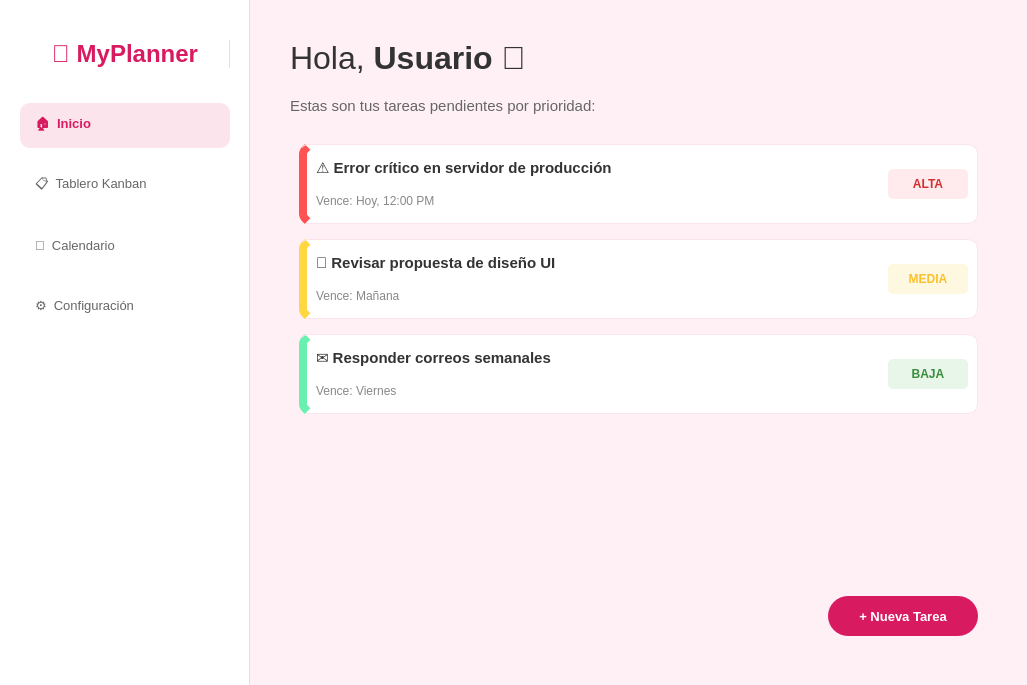
<?xml version="1.0" encoding="UTF-8"?>
<ui version="4.0">
 <class>MainWindow</class>
 <widget class="QMainWindow" name="MainWindow">
  <property name="geometry">
   <rect>
    <x>0</x>
    <y>0</y>
    <width>1027</width>
    <height>685</height>
   </rect>
  </property>
  <property name="windowTitle">
   <string>Planner Pink - Dashboard</string>
  </property>
  <property name="styleSheet">
   <string notr="true">QMainWindow {
	background-color: #FFF0F5;
}</string>
  </property>
  <widget class="QWidget" name="centralwidget">
   <layout class="QHBoxLayout" name="horizontalLayout">
    <property name="spacing">
     <number>0</number>
    </property>
    <property name="leftMargin">
     <number>0</number>
    </property>
    <property name="topMargin">
     <number>0</number>
    </property>
    <property name="rightMargin">
     <number>0</number>
    </property>
    <property name="bottomMargin">
     <number>0</number>
    </property>
    <item>
     <widget class="QFrame" name="sidebarFrame">
      <property name="minimumSize">
       <size>
        <width>250</width>
        <height>0</height>
       </size>
      </property>
      <property name="maximumSize">
       <size>
        <width>250</width>
        <height>16777215</height>
       </size>
      </property>
      <property name="styleSheet">
       <string notr="true">QFrame {
	background-color: white;
	border-right: 1px solid #E0E0E0;
}</string>
      </property>
      <property name="frameShape">
       <enum>QFrame::NoFrame</enum>
      </property>
      <property name="frameShadow">
       <enum>QFrame::Raised</enum>
      </property>
      <layout class="QVBoxLayout" name="verticalLayout">
       <property name="spacing">
        <number>15</number>
       </property>
       <property name="leftMargin">
        <number>20</number>
       </property>
       <property name="topMargin">
        <number>40</number>
       </property>
       <property name="rightMargin">
        <number>20</number>
       </property>
       <property name="bottomMargin">
        <number>20</number>
       </property>
       <item>
        <widget class="QLabel" name="label_logo">
         <property name="font">
          <font>
           <family>Segoe UI</family>
           <pointsize>18</pointsize>
           <weight>75</weight>
           <bold>true</bold>
          </font>
         </property>
         <property name="styleSheet">
          <string notr="true">color: #D81B60;</string>
         </property>
         <property name="text">
          <string>🌸 MyPlanner</string>
         </property>
         <property name="alignment">
          <set>Qt::AlignCenter</set>
         </property>
        </widget>
       </item>
       <item>
        <spacer name="verticalSpacer_2">
         <property name="orientation">
          <enum>Qt::Vertical</enum>
         </property>
         <property name="sizeType">
          <enum>QSizePolicy::Fixed</enum>
         </property>
         <property name="sizeHint" stdset="0">
          <size>
           <width>20</width>
           <height>20</height>
          </size>
         </property>
        </spacer>
       </item>
       <item>
        <widget class="QPushButton" name="btn_home">
         <property name="minimumSize">
          <size>
           <width>0</width>
           <height>45</height>
          </size>
         </property>
         <property name="font">
          <font>
           <family>Segoe UI</family>
           <pointsize>10</pointsize>
           <weight>75</weight>
           <bold>true</bold>
          </font>
         </property>
         <property name="cursor">
          <cursorShape>PointingHandCursor</cursorShape>
         </property>
         <property name="styleSheet">
          <string notr="true">background-color: #FCE4EC;
color: #D81B60;
border-radius: 10px;
text-align: left;
padding-left: 15px;
border: none;</string>
         </property>
         <property name="text">
          <string>🏠  Inicio</string>
         </property>
        </widget>
       </item>
       <item>
        <widget class="QPushButton" name="btn_board">
         <property name="minimumSize">
          <size>
           <width>0</width>
           <height>45</height>
          </size>
         </property>
         <property name="font">
          <font>
           <family>Segoe UI</family>
           <pointsize>10</pointsize>
          </font>
         </property>
         <property name="cursor">
          <cursorShape>PointingHandCursor</cursorShape>
         </property>
         <property name="styleSheet">
          <string notr="true">QPushButton {
	background-color: transparent;
	color: #666;
	border-radius: 10px;
	text-align: left;
	padding-left: 15px;
}
QPushButton:hover {
	background-color: #F5F5F5;
	color: #D81B60;
}</string>
         </property>
         <property name="text">
          <string>📋  Tablero Kanban</string>
         </property>
        </widget>
       </item>
       <item>
        <widget class="QPushButton" name="btn_calendar">
         <property name="minimumSize">
          <size>
           <width>0</width>
           <height>45</height>
          </size>
         </property>
         <property name="font">
          <font>
           <family>Segoe UI</family>
           <pointsize>10</pointsize>
          </font>
         </property>
         <property name="cursor">
          <cursorShape>PointingHandCursor</cursorShape>
         </property>
         <property name="styleSheet">
          <string notr="true">QPushButton {
	background-color: transparent;
	color: #666;
	border-radius: 10px;
	text-align: left;
	padding-left: 15px;
}
QPushButton:hover {
	background-color: #F5F5F5;
	color: #D81B60;
}</string>
         </property>
         <property name="text">
          <string>📅  Calendario</string>
         </property>
        </widget>
       </item>
       <item>
        <widget class="QPushButton" name="btn_settings">
         <property name="minimumSize">
          <size>
           <width>0</width>
           <height>45</height>
          </size>
         </property>
         <property name="font">
          <font>
           <family>Segoe UI</family>
           <pointsize>10</pointsize>
          </font>
         </property>
         <property name="cursor">
          <cursorShape>PointingHandCursor</cursorShape>
         </property>
         <property name="styleSheet">
          <string notr="true">QPushButton {
	background-color: transparent;
	color: #666;
	border-radius: 10px;
	text-align: left;
	padding-left: 15px;
}
QPushButton:hover {
	background-color: #F5F5F5;
	color: #D81B60;
}</string>
         </property>
         <property name="text">
          <string>⚙️  Configuración</string>
         </property>
        </widget>
       </item>
       <item>
        <spacer name="verticalSpacer">
         <property name="orientation">
          <enum>Qt::Vertical</enum>
         </property>
         <property name="sizeHint" stdset="0">
          <size>
           <width>20</width>
           <height>40</height>
          </size>
         </property>
        </spacer>
       </item>
      </layout>
     </widget>
    </item>
    <item>
     <widget class="QWidget" name="mainContent" native="true">
      <layout class="QVBoxLayout" name="verticalLayout_2">
       <property name="spacing">
        <number>20</number>
       </property>
       <property name="leftMargin">
        <number>40</number>
       </property>
       <property name="topMargin">
        <number>40</number>
       </property>
       <property name="rightMargin">
        <number>40</number>
       </property>
       <property name="bottomMargin">
        <number>40</number>
       </property>
       <item>
        <widget class="QLabel" name="label_welcome">
         <property name="font">
          <font>
           <family>Segoe UI</family>
           <pointsize>24</pointsize>
           <weight>50</weight>
           <bold>false</bold>
          </font>
         </property>
         <property name="styleSheet">
          <string notr="true">color: #333;</string>
         </property>
         <property name="text">
          <string>Hola, &lt;b&gt;Usuario&lt;/b&gt; 👋</string>
         </property>
        </widget>
       </item>
       <item>
        <widget class="QLabel" name="label_subtitle">
         <property name="font">
          <font>
           <family>Segoe UI</family>
           <pointsize>11</pointsize>
          </font>
         </property>
         <property name="styleSheet">
          <string notr="true">color: #666;</string>
         </property>
         <property name="text">
          <string>Estas son tus tareas pendientes por prioridad:</string>
         </property>
        </widget>
       </item>
       <item>
        <widget class="QScrollArea" name="scrollAreaTasks">
         <property name="styleSheet">
          <string notr="true">QScrollArea {
	border: none;
	background-color: transparent;
}
QWidget#scrollAreaWidgetContents {
	background-color: transparent;
}</string>
         </property>
         <property name="widgetResizable">
          <bool>true</bool>
         </property>
         <widget class="QWidget" name="scrollAreaWidgetContents">
          <property name="geometry">
           <rect>
            <x>0</x>
            <y>0</y>
            <width>697</width>
            <height>407</height>
           </rect>
          </property>
          <layout class="QVBoxLayout" name="verticalLayout_tasks">
           <property name="spacing">
            <number>15</number>
           </property>
           <item>
            <widget class="QFrame" name="task_high_priority">
             <property name="minimumSize">
              <size>
               <width>0</width>
               <height>80</height>
              </size>
             </property>
             <property name="styleSheet">
              <string notr="true">QFrame {
	background-color: white;
	border-radius: 10px;
	border-left: 8px solid #FF5252; /* ROJO */
	border-right: 1px solid #FCE4EC;
	border-top: 1px solid #FCE4EC;
	border-bottom: 1px solid #FCE4EC;
}
QFrame:hover {
	background-color: #FFF5F7;
}</string>
             </property>
             <property name="frameShape">
              <enum>QFrame::StyledPanel</enum>
             </property>
             <property name="frameShadow">
              <enum>QFrame::Raised</enum>
             </property>
             <layout class="QHBoxLayout" name="horizontalLayout_3">
              <item>
               <layout class="QVBoxLayout" name="verticalLayout_4">
                <item>
                 <widget class="QLabel" name="lbl_task1">
                  <property name="font">
                   <font>
                    <family>Segoe UI</family>
                    <pointsize>11</pointsize>
                    <weight>75</weight>
                    <bold>true</bold>
                   </font>
                  </property>
                  <property name="styleSheet">
                   <string notr="true">border: none; background: transparent; color: #333;</string>
                  </property>
                  <property name="text">
                   <string>⚠️ Error crítico en servidor de producción</string>
                  </property>
                 </widget>
                </item>
                <item>
                 <widget class="QLabel" name="lbl_time1">
                  <property name="styleSheet">
                   <string notr="true">border: none; background: transparent; color: #888;</string>
                  </property>
                  <property name="text">
                   <string>Vence: Hoy, 12:00 PM</string>
                  </property>
                 </widget>
                </item>
               </layout>
              </item>
              <item>
               <widget class="QLabel" name="tag_urgent">
                <property name="maximumSize">
                 <size>
                  <width>80</width>
                  <height>30</height>
                 </size>
                </property>
                <property name="font">
                 <font>
                  <weight>75</weight>
                  <bold>true</bold>
                 </font>
                </property>
                <property name="styleSheet">
                 <string notr="true">background-color: #FFEBEE; color: #D32F2F; border: none; border-radius: 5px; padding: 5px;</string>
                </property>
                <property name="text">
                 <string>ALTA</string>
                </property>
                <property name="alignment">
                 <set>Qt::AlignCenter</set>
                </property>
               </widget>
              </item>
             </layout>
            </widget>
           </item>
           <item>
            <widget class="QFrame" name="task_med_priority">
             <property name="minimumSize">
              <size>
               <width>0</width>
               <height>80</height>
              </size>
             </property>
             <property name="styleSheet">
              <string notr="true">QFrame {
	background-color: white;
	border-radius: 10px;
	border-left: 8px solid #FFD740; /* AMARILLO */
	border-right: 1px solid #FCE4EC;
	border-top: 1px solid #FCE4EC;
	border-bottom: 1px solid #FCE4EC;
}
QFrame:hover {
	background-color: #FFFDE7;
}</string>
             </property>
             <property name="frameShape">
              <enum>QFrame::StyledPanel</enum>
             </property>
             <property name="frameShadow">
              <enum>QFrame::Raised</enum>
             </property>
             <layout class="QHBoxLayout" name="horizontalLayout_4">
              <item>
               <layout class="QVBoxLayout" name="verticalLayout_5">
                <item>
                 <widget class="QLabel" name="lbl_task2">
                  <property name="font">
                   <font>
                    <family>Segoe UI</family>
                    <pointsize>11</pointsize>
                    <weight>75</weight>
                    <bold>true</bold>
                   </font>
                  </property>
                  <property name="styleSheet">
                   <string notr="true">border: none; background: transparent; color: #333;</string>
                  </property>
                  <property name="text">
                   <string>📝 Revisar propuesta de diseño UI</string>
                  </property>
                 </widget>
                </item>
                <item>
                 <widget class="QLabel" name="lbl_time2">
                  <property name="styleSheet">
                   <string notr="true">border: none; background: transparent; color: #888;</string>
                  </property>
                  <property name="text">
                   <string>Vence: Mañana</string>
                  </property>
                 </widget>
                </item>
               </layout>
              </item>
              <item>
               <widget class="QLabel" name="tag_med">
                <property name="maximumSize">
                 <size>
                  <width>80</width>
                  <height>30</height>
                 </size>
                </property>
                <property name="font">
                 <font>
                  <weight>75</weight>
                  <bold>true</bold>
                 </font>
                </property>
                <property name="styleSheet">
                 <string notr="true">background-color: #FFF8E1; color: #FBC02D; border: none; border-radius: 5px; padding: 5px;</string>
                </property>
                <property name="text">
                 <string>MEDIA</string>
                </property>
                <property name="alignment">
                 <set>Qt::AlignCenter</set>
                </property>
               </widget>
              </item>
             </layout>
            </widget>
           </item>
           <item>
            <widget class="QFrame" name="task_low_priority">
             <property name="minimumSize">
              <size>
               <width>0</width>
               <height>80</height>
              </size>
             </property>
             <property name="styleSheet">
              <string notr="true">QFrame {
	background-color: white;
	border-radius: 10px;
	border-left: 8px solid #69F0AE; /* VERDE */
	border-right: 1px solid #FCE4EC;
	border-top: 1px solid #FCE4EC;
	border-bottom: 1px solid #FCE4EC;
}
QFrame:hover {
	background-color: #E8F5E9;
}</string>
             </property>
             <property name="frameShape">
              <enum>QFrame::StyledPanel</enum>
             </property>
             <property name="frameShadow">
              <enum>QFrame::Raised</enum>
             </property>
             <layout class="QHBoxLayout" name="horizontalLayout_5">
              <item>
               <layout class="QVBoxLayout" name="verticalLayout_6">
                <item>
                 <widget class="QLabel" name="lbl_task3">
                  <property name="font">
                   <font>
                    <family>Segoe UI</family>
                    <pointsize>11</pointsize>
                    <weight>75</weight>
                    <bold>true</bold>
                   </font>
                  </property>
                  <property name="styleSheet">
                   <string notr="true">border: none; background: transparent; color: #333;</string>
                  </property>
                  <property name="text">
                   <string>✉️ Responder correos semanales</string>
                  </property>
                 </widget>
                </item>
                <item>
                 <widget class="QLabel" name="lbl_time3">
                  <property name="styleSheet">
                   <string notr="true">border: none; background: transparent; color: #888;</string>
                  </property>
                  <property name="text">
                   <string>Vence: Viernes</string>
                  </property>
                 </widget>
                </item>
               </layout>
              </item>
              <item>
               <widget class="QLabel" name="tag_low">
                <property name="maximumSize">
                 <size>
                  <width>80</width>
                  <height>30</height>
                 </size>
                </property>
                <property name="font">
                 <font>
                  <weight>75</weight>
                  <bold>true</bold>
                 </font>
                </property>
                <property name="styleSheet">
                 <string notr="true">background-color: #E8F5E9; color: #388E3C; border: none; border-radius: 5px; padding: 5px;</string>
                </property>
                <property name="text">
                 <string>BAJA</string>
                </property>
                <property name="alignment">
                 <set>Qt::AlignCenter</set>
                </property>
               </widget>
              </item>
             </layout>
            </widget>
           </item>
           <item>
            <spacer name="verticalSpacer_tasks">
             <property name="orientation">
              <enum>Qt::Vertical</enum>
             </property>
             <property name="sizeHint" stdset="0">
              <size>
               <width>20</width>
               <height>40</height>
              </size>
             </property>
            </spacer>
           </item>
          </layout>
         </widget>
        </widget>
       </item>
       <item>
        <widget class="QWidget" name="bottomBar" native="true">
         <layout class="QHBoxLayout" name="horizontalLayout_2">
          <item>
           <spacer name="horizontalSpacer">
            <property name="orientation">
             <enum>Qt::Horizontal</enum>
            </property>
            <property name="sizeHint" stdset="0">
             <size>
              <width>40</width>
              <height>20</height>
             </size>
            </property>
           </spacer>
          </item>
          <item>
           <widget class="QPushButton" name="btnAdd">
            <property name="minimumSize">
             <size>
              <width>150</width>
              <height>40</height>
             </size>
            </property>
            <property name="font">
             <font>
              <family>Segoe UI</family>
              <pointsize>10</pointsize>
              <weight>75</weight>
              <bold>true</bold>
             </font>
            </property>
            <property name="cursor">
             <cursorShape>PointingHandCursor</cursorShape>
            </property>
            <property name="styleSheet">
             <string notr="true">QPushButton {
	background-color: #D81B60;
	color: white;
	border-radius: 20px;
}
QPushButton:hover {
	background-color: #C2185B;
}</string>
            </property>
            <property name="text">
             <string>+ Nueva Tarea</string>
            </property>
           </widget>
          </item>
         </layout>
        </widget>
       </item>
      </layout>
     </widget>
    </item>
   </layout>
  </widget>
 </widget>
 <resources/>
 <connections/>
</ui>
